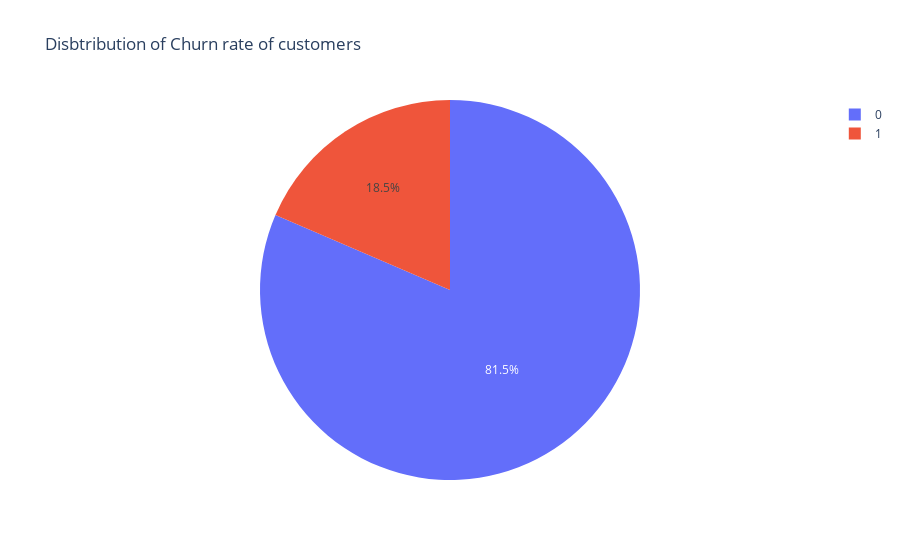

Source (notebook cell):
### Markdown cell above
* *Most of the customers have medium net worth(51.3%) followed by Low net worth(35.6%).*

### Code cell
pie_categorical('churn','Churn','Disbtribution of Churn rate of customers')

### Figure 1 — Plotly figure (JSON) as saved in the notebook; plotly's stock layout.template omitted (floating-point values rounded to 4 significant figures; data arrays with more than 128 entries replaced by an {"elided": "..."} marker saying what was removed)
{"data": [{"domain": {"x": [0, 1], "y": [0, 1]}, "hovertemplate": "Churn=%{label}<extra></extra>", "labels": {"elided": "28382 int values"}, "legendgroup": "", "name": "", "showlegend": true, "type": "pie"}], "layout": {"legend": {"tracegroupgap": 0}, "title": {"text": "Disbtribution of Churn rate of customers"}}}
